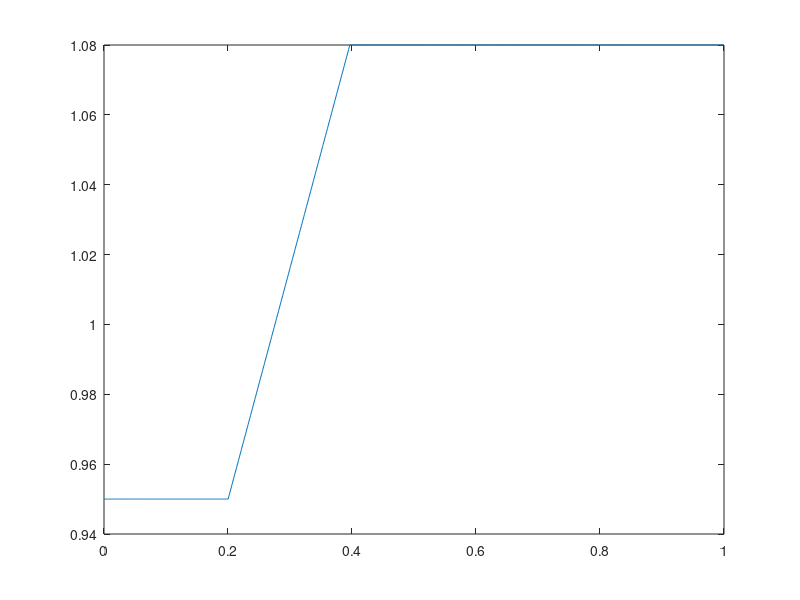

Reproduce this figure in MATLAB.
%  Function:       create_ramp.m
% 
%  Description:    Generate test cases based on Mileusnic et al 2006 JNP.
%                  Create a ramp function for spindle model input, starting
%                  length L1 (units: L0), final length L2(units: L0),
%                  ramp slope V (units: L0/s). Time step 0.001 s. Time
%                  vector length 5s. Start point of ramp: 1s. 
% 
%  Date:           03-31-11
%  
%  Author:         Boshuo Wang, boshuowa@usc.edu
% 
%  Output:         ramp.mat, variable name: data
% 
%  Others:         .mat file is input for spindle_test_ramp.mdl
% 



L1=0.95;    %min length  /  L0   (Mileusnic et al 2006 JNP)
L2=1.08;    %max length  /  L0
V=0.66;     %rising velocity (L0/s)
T = 1;      %1 second of data

SAMPLING_RATE = 1024;
%dt=0.001
dt = 1/SAMPLING_RATE;
t=linspace(0,T,T/dt+1);

L=ones(size(t))*L1;

tstart=T*0.2;

n_start=tstart/dt+1;n_end=round((L2-L1)/V/dt);


L(n_start:n_start+n_end-1) = L(n_start:n_start+n_end-1)+ linspace(0,(L2-L1),n_end);
L(n_start+n_end:end)=L2;

plot(t,L);

data=[t;L];
save ramp.mat data